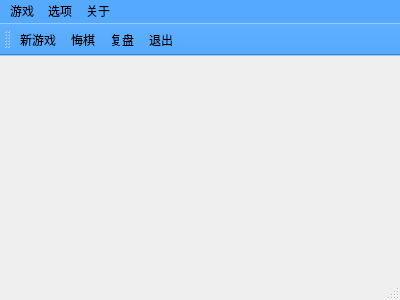
<?xml version="1.0" encoding="UTF-8"?>
<ui version="4.0">
 <class>MainWindow</class>
 <widget class="QMainWindow" name="MainWindow">
  <property name="geometry">
   <rect>
    <x>0</x>
    <y>0</y>
    <width>400</width>
    <height>300</height>
   </rect>
  </property>
  <property name="windowTitle">
   <string>MainWindow</string>
  </property>
  <property name="styleSheet">
   <string notr="true">QMainWindow{
/*背景图片*/
background-image:url(:/image/images/bk.jfif);
}
QMenu
{
	background-color: qlineargradient(spread:pad, x1:0, y1:0, x2:1, y2:0, stop:0 rgba(0, 0, 0, 255), stop:1 rgba(255, 255, 255, 255));
}
QMenuBar
{
	
	background-color: rgb(85, 170, 255);
}
QToolBar
{
background-color: rgb(85, 170, 255);
}
</string>
  </property>
  <widget class="QWidget" name="centralWidget"/>
  <widget class="QMenuBar" name="menuBar">
   <property name="geometry">
    <rect>
     <x>0</x>
     <y>0</y>
     <width>400</width>
     <height>17</height>
    </rect>
   </property>
   <widget class="QMenu" name="menu">
    <property name="title">
     <string>游戏</string>
    </property>
    <addaction name="action_New"/>
    <addaction name="separator"/>
    <addaction name="action_Exit"/>
   </widget>
   <widget class="QMenu" name="menu_2">
    <property name="title">
     <string>选项</string>
    </property>
    <addaction name="separator"/>
    <addaction name="action_Retract"/>
    <addaction name="action_FuPan"/>
    <addaction name="action_First"/>
    <addaction name="action_Last"/>
   </widget>
   <widget class="QMenu" name="menu_3">
    <property name="title">
     <string>关于</string>
    </property>
   </widget>
   <addaction name="menu"/>
   <addaction name="menu_2"/>
   <addaction name="menu_3"/>
  </widget>
  <widget class="QToolBar" name="mainToolBar">
   <attribute name="toolBarArea">
    <enum>TopToolBarArea</enum>
   </attribute>
   <attribute name="toolBarBreak">
    <bool>false</bool>
   </attribute>
   <addaction name="action_New"/>
   <addaction name="action_Retract"/>
   <addaction name="action_FuPan"/>
   <addaction name="action_Exit"/>
  </widget>
  <widget class="QStatusBar" name="statusBar"/>
  <action name="action_New">
   <property name="icon">
    <iconset resource="myimage.qrc">
     <normaloff>:/image/images/start.jpg</normaloff>:/image/images/start.jpg</iconset>
   </property>
   <property name="text">
    <string>新游戏</string>
   </property>
   <property name="toolTip">
    <string>开始新游戏</string>
   </property>
   <property name="shortcut">
    <string>Ctrl+N</string>
   </property>
  </action>
  <action name="action_Exit">
   <property name="icon">
    <iconset resource="myimage.qrc">
     <normaloff>:/image/images/exit.jpg</normaloff>:/image/images/exit.jpg</iconset>
   </property>
   <property name="text">
    <string>退出</string>
   </property>
  </action>
  <action name="action">
   <property name="checkable">
    <bool>true</bool>
   </property>
   <property name="text">
    <string>双人对战</string>
   </property>
  </action>
  <action name="action_2">
   <property name="text">
    <string>人机对战</string>
   </property>
  </action>
  <action name="action_4">
   <property name="checkable">
    <bool>true</bool>
   </property>
   <property name="text">
    <string>人机对战</string>
   </property>
  </action>
  <action name="action_5">
   <property name="checkable">
    <bool>true</bool>
   </property>
   <property name="text">
    <string>双人对战</string>
   </property>
   <property name="priority">
    <enum>QAction::NormalPriority</enum>
   </property>
  </action>
  <action name="action_Retract">
   <property name="icon">
    <iconset resource="myimage.qrc">
     <normaloff>:/image/images/hui.jfif</normaloff>:/image/images/hui.jfif</iconset>
   </property>
   <property name="text">
    <string>悔棋</string>
   </property>
  </action>
  <action name="action_FuPan">
   <property name="icon">
    <iconset resource="myimage.qrc">
     <normaloff>:/image/images/fupan.jfif</normaloff>:/image/images/fupan.jfif</iconset>
   </property>
   <property name="text">
    <string>复盘</string>
   </property>
  </action>
  <action name="action_First">
   <property name="checkable">
    <bool>true</bool>
   </property>
   <property name="text">
    <string>我先走</string>
   </property>
  </action>
  <action name="action_Last">
   <property name="checkable">
    <bool>true</bool>
   </property>
   <property name="text">
    <string>我后走</string>
   </property>
  </action>
 </widget>
 <layoutdefault spacing="6" margin="11"/>
 <resources>
  <include location="myimage.qrc"/>
 </resources>
 <connections/>
</ui>
